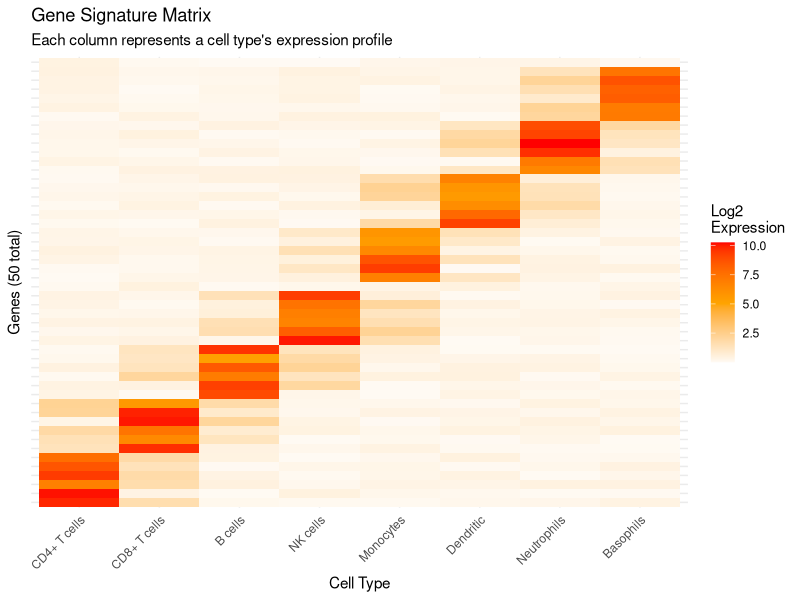
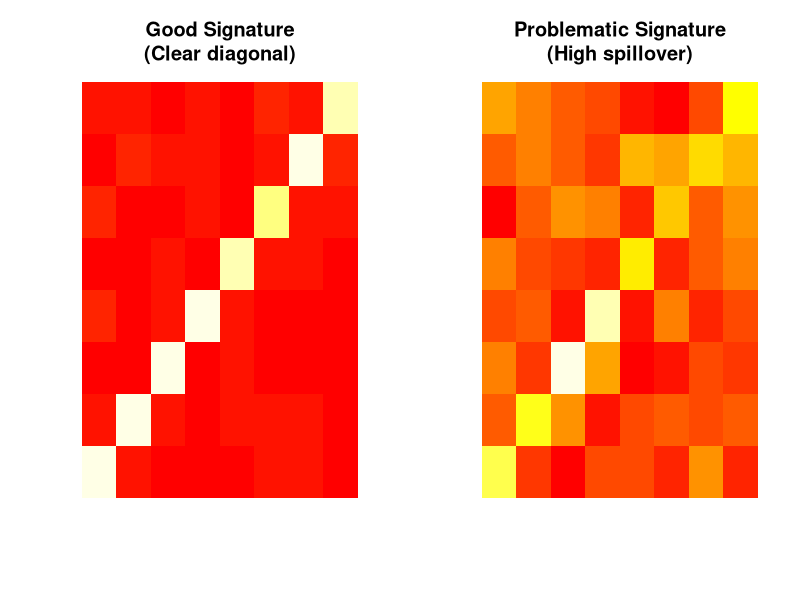
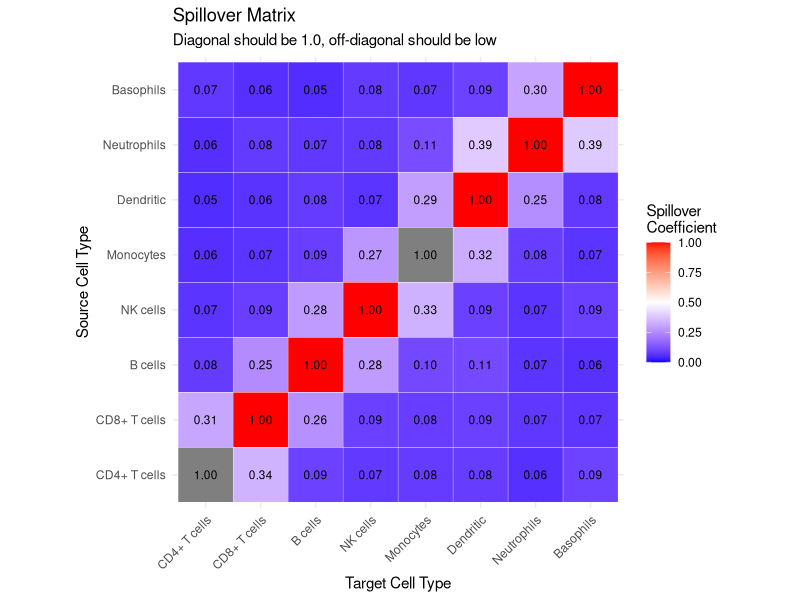
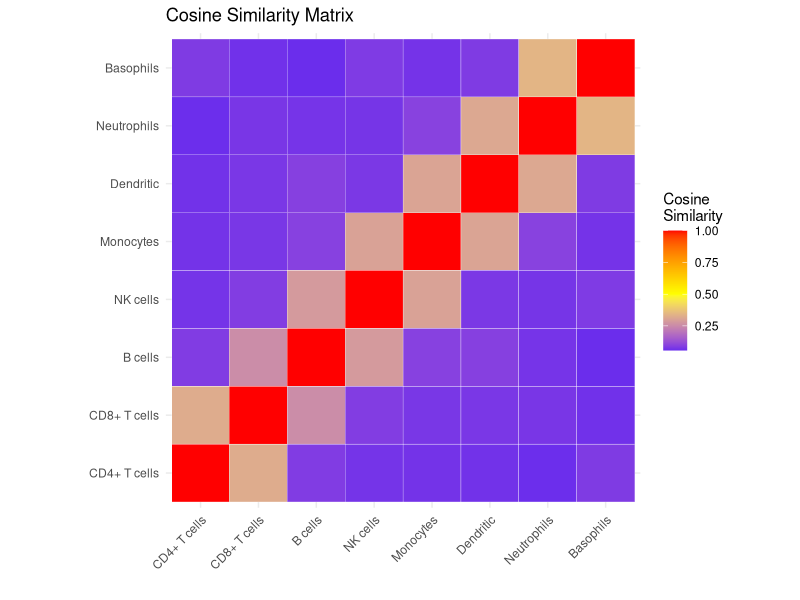
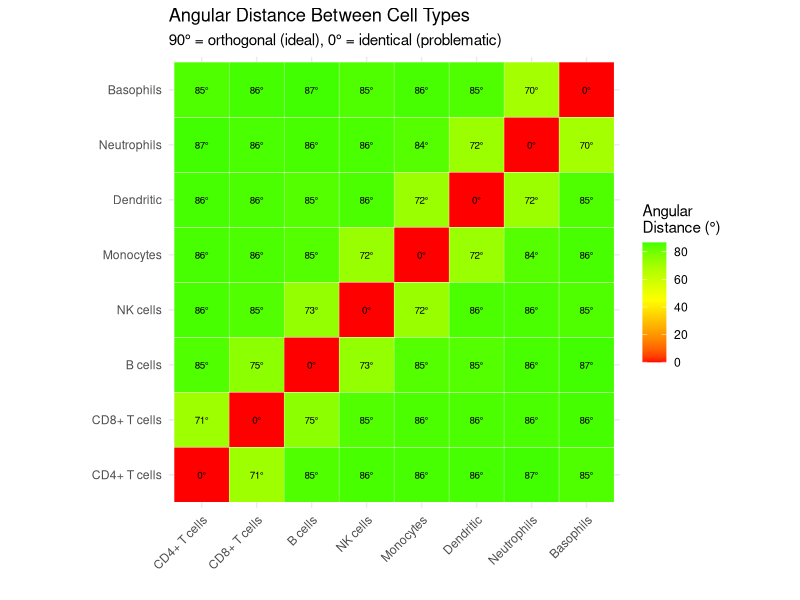
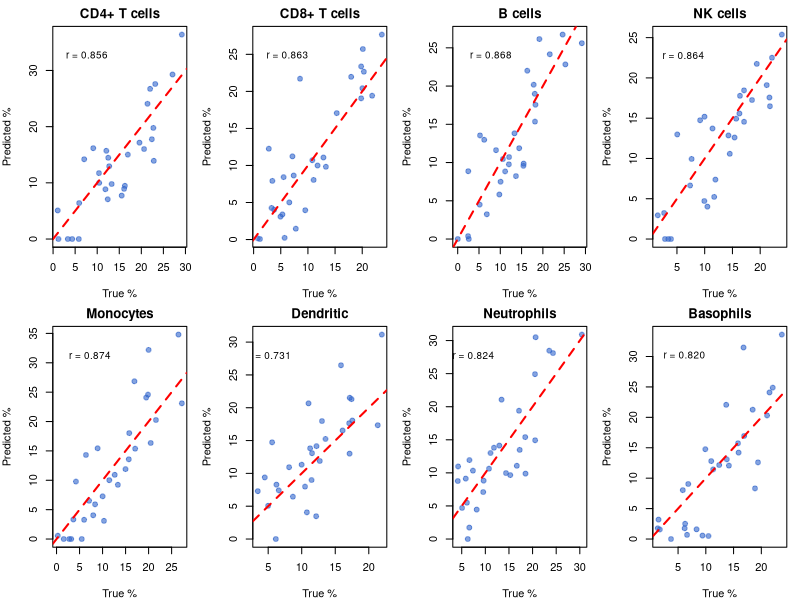
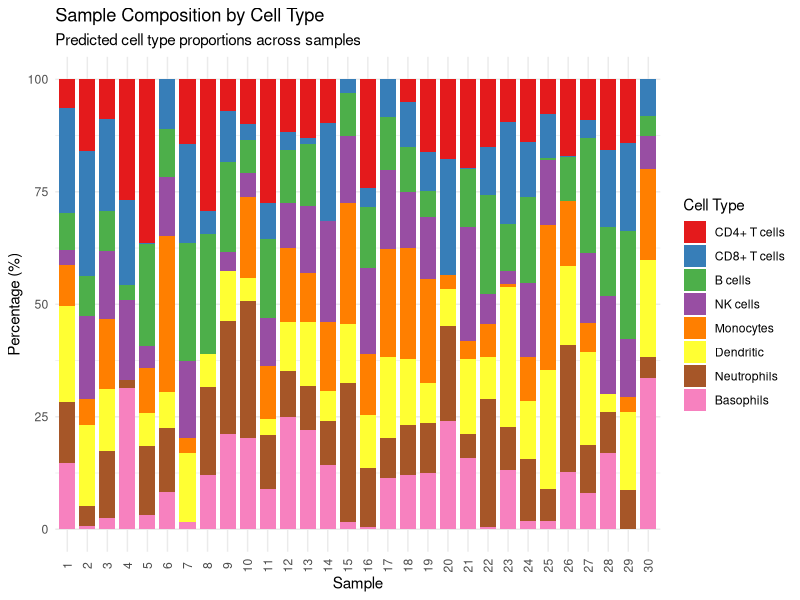
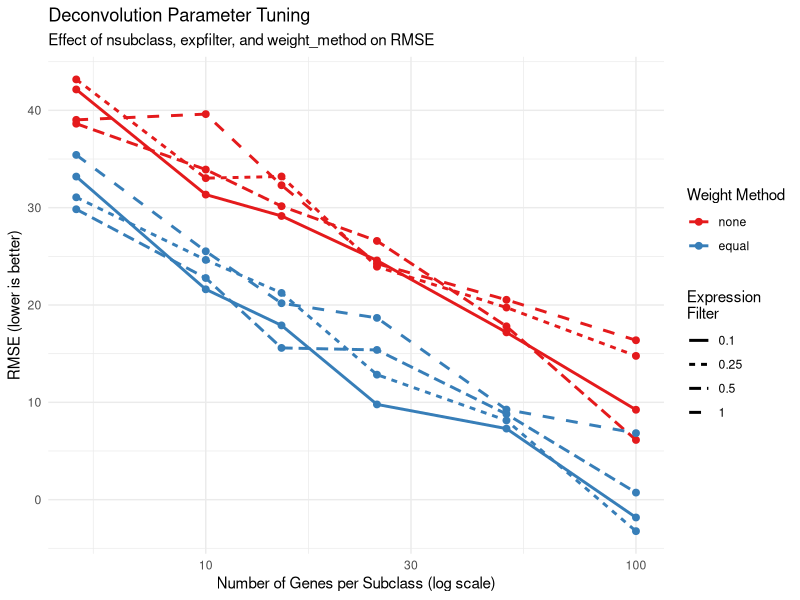

Source code (R) for these figures, in order:
## ---- chunk 1
knitr::opts_chunk$set(
  collapse = TRUE,
  comment = "#>",
  fig.width = 8,
  fig.height = 6,
  fig.align = "center",
  warning = FALSE,
  message = FALSE
)
## ---- chunk 2
# Conceptual demonstration with synthetic data
library(ggplot2)

# Create synthetic signature data
set.seed(42)
n_genes <- 50
n_types <- 8
type_names <- c("CD4+ T cells", "CD8+ T cells", "B cells", "NK cells",
                "Monocytes", "Dendritic", "Neutrophils", "Basophils")

# Generate signature with cell-type specific patterns
signature <- matrix(0, nrow = n_genes, ncol = n_types)
colnames(signature) <- type_names
rownames(signature) <- paste0("Gene", 1:n_genes)

# Each cell type gets specific marker genes
genes_per_type <- n_genes / n_types
for(i in 1:n_types) {
  start_idx <- (i-1) * genes_per_type + 1
  end_idx <- i * genes_per_type
  
  # High expression in target cell type
  signature[start_idx:end_idx, i] <- runif(genes_per_type, 5, 10)
  
  # Some spillover to related types
  if(i > 1) signature[start_idx:end_idx, i-1] <- runif(genes_per_type, 0, 2)
  if(i < n_types) signature[start_idx:end_idx, i+1] <- runif(genes_per_type, 0, 2)
}

# Add background noise
signature <- signature + matrix(runif(n_genes * n_types, 0, 0.5), 
                                nrow = n_genes, ncol = n_types)

# Visualize with ggplot2
sig_long <- reshape2::melt(signature)
colnames(sig_long) <- c("Gene", "CellType", "Expression")

ggplot(sig_long, aes(x = CellType, y = Gene, fill = Expression)) +
  geom_tile() +
  scale_fill_gradient2(low = "white", mid = "orange", high = "red",
                       midpoint = 5, name = "Log2\nExpression") +
  theme_minimal() +
  theme(axis.text.x = element_text(angle = 45, hjust = 1),
        axis.text.y = element_blank(),
        axis.ticks.y = element_blank()) +
  labs(title = "Gene Signature Matrix",
       subtitle = "Each column represents a cell type's expression profile",
       x = "Cell Type", y = "Genes (50 total)")
## ---- chunk 3
# Create diagnostic plots
par(mfrow = c(1, 2))

# Good signature: clear diagonal
good_sig <- diag(8) * 8 + matrix(runif(64, 0, 1), 8, 8)
image(good_sig, main = "Good Signature\n(Clear diagonal)", 
      col = heat.colors(20), axes = FALSE)

# Problematic signature: high spillover
bad_sig <- matrix(runif(64, 3, 6), 8, 8) + diag(8) * 3
image(bad_sig, main = "Problematic Signature\n(High spillover)", 
      col = heat.colors(20), axes = FALSE)

par(mfrow = c(1, 1))
## ---- chunk 4
# Calculate spillover matrix
calc_spillover <- function(S) {
  col_norms_sq <- colSums(S^2)
  spill <- t(S) %*% S
  sweep(spill, 2, col_norms_sq, "/")
}

spillover <- calc_spillover(signature)

# Visualize
spill_long <- reshape2::melt(spillover)
colnames(spill_long) <- c("From", "To", "Spillover")

ggplot(spill_long, aes(x = To, y = From, fill = Spillover)) +
  geom_tile(color = "white") +
  geom_text(aes(label = sprintf("%.2f", Spillover)), size = 3) +
  scale_fill_gradient2(low = "blue", mid = "white", high = "red",
                       midpoint = 0.5, limits = c(0, 1),
                       name = "Spillover\nCoefficient") +
  theme_minimal() +
  theme(axis.text.x = element_text(angle = 45, hjust = 1)) +
  labs(title = "Spillover Matrix",
       subtitle = "Diagonal should be 1.0, off-diagonal should be low",
       x = "Target Cell Type", y = "Source Cell Type") +
  coord_fixed()
## ---- chunk 5
# Calculate cosine similarity
calc_cosine <- function(S) {
  norms <- sqrt(colSums(S^2))
  sim <- t(S) %*% S / (norms %o% norms)
  return(sim)
}

cos_sim <- calc_cosine(signature)

# Convert to angles for interpretation
angles <- acos(pmin(cos_sim, 1)) * 180 / pi

# Visualize cosine similarity
cos_long <- reshape2::melt(cos_sim)
colnames(cos_long) <- c("TypeA", "TypeB", "Similarity")

p1 <- ggplot(cos_long, aes(x = TypeA, y = TypeB, fill = Similarity)) +
  geom_tile(color = "white") +
  scale_fill_gradient2(low = "blue", mid = "yellow", high = "red",
                       midpoint = 0.5, name = "Cosine\nSimilarity") +
  theme_minimal() +
  theme(axis.text.x = element_text(angle = 45, hjust = 1)) +
  labs(title = "Cosine Similarity Matrix",
       x = "", y = "") +
  coord_fixed()

print(p1)
## ---- chunk 6
# Visualize as angles
angle_long <- reshape2::melt(angles)
colnames(angle_long) <- c("TypeA", "TypeB", "Angle")

ggplot(angle_long, aes(x = TypeA, y = TypeB, fill = Angle)) +
  geom_tile(color = "white") +
  geom_text(aes(label = sprintf("%.0f°", Angle)), size = 2.5) +
  scale_fill_gradient2(low = "red", mid = "yellow", high = "green",
                       midpoint = 45, name = "Angular\nDistance (°)") +
  theme_minimal() +
  theme(axis.text.x = element_text(angle = 45, hjust = 1)) +
  labs(title = "Angular Distance Between Cell Types",
       subtitle = "90° = orthogonal (ideal), 0° = identical (problematic)",
       x = "", y = "") +
  coord_fixed()
## ---- chunk 7
# Simulate deconvolution results
set.seed(123)
n_samples <- 30

# True proportions (ground truth)
true_props <- matrix(runif(n_samples * n_types), nrow = n_samples, ncol = n_types)
true_props <- true_props / rowSums(true_props) * 100
colnames(true_props) <- type_names

# Predicted proportions (with some error)
pred_props <- true_props + matrix(rnorm(n_samples * n_types, 0, 5), 
                                   nrow = n_samples, ncol = n_types)
pred_props[pred_props < 0] <- 0
pred_props <- pred_props / rowSums(pred_props) * 100
colnames(pred_props) <- type_names

# Create comparison plots
par(mfrow = c(2, 4), mar = c(4, 4, 2, 1))
for(i in 1:n_types) {
  plot(true_props[, i], pred_props[, i],
       xlab = "True %", ylab = "Predicted %",
       main = type_names[i],
       pch = 19, col = rgb(0.2, 0.4, 0.8, 0.6))
  abline(0, 1, col = "red", lty = 2, lwd = 2)
  
  # Add correlation
  r <- cor(true_props[, i], pred_props[, i])
  text(max(true_props[, i]) * 0.1, max(pred_props[, i]) * 0.9,
       sprintf("r = %.3f", r), adj = 0, cex = 0.9)
}
par(mfrow = c(1, 1))
## ---- chunk 8
# Calculate performance metrics
metrics <- data.frame(
  CellType = type_names,
  Pearson_R = sapply(1:n_types, function(i) cor(true_props[,i], pred_props[,i])),
  RMSE = sapply(1:n_types, function(i) sqrt(mean((true_props[,i] - pred_props[,i])^2))),
  MAE = sapply(1:n_types, function(i) mean(abs(true_props[,i] - pred_props[,i])))
)

# Format nicely
metrics$Pearson_R <- round(metrics$Pearson_R, 3)
metrics$RMSE <- round(metrics$RMSE, 2)
metrics$MAE <- round(metrics$MAE, 2)

knitr::kable(metrics, caption = "Deconvolution Performance Metrics")
## ---- chunk 9
# Prepare data for stacked bar chart
library(reshape2)

pred_long <- melt(pred_props)
colnames(pred_long) <- c("Sample", "CellType", "Percentage")
pred_long$Sample <- factor(pred_long$Sample, levels = 1:n_samples)

# Color palette
colors <- c("#E41A1C", "#377EB8", "#4DAF4A", "#984EA3", 
            "#FF7F00", "#FFFF33", "#A65628", "#F781BF")

ggplot(pred_long, aes(x = Sample, y = Percentage, fill = CellType)) +
  geom_bar(stat = "identity", width = 0.8) +
  scale_fill_manual(values = colors, name = "Cell Type") +
  theme_minimal() +
  theme(axis.text.x = element_text(angle = 90, vjust = 0.5)) +
  labs(title = "Sample Composition by Cell Type",
       subtitle = "Predicted cell type proportions across samples",
       x = "Sample", y = "Percentage (%)")
## ---- chunk 10
# Simulate tuning results
tune_results <- expand.grid(
  nsubclass = c(5, 10, 15, 25, 50, 100),
  expfilter = c(0.1, 0.25, 0.5, 1.0),
  weight_method = c("none", "equal")
)

# Simulated RMSE (lower is better)
set.seed(42)
tune_results$RMSE <- 50 - 10 * log(tune_results$nsubclass) + 
                      5 * tune_results$expfilter +
                      ifelse(tune_results$weight_method == "equal", -5, 5) +
                      rnorm(nrow(tune_results), 0, 2)

# Visualize
ggplot(tune_results, aes(x = nsubclass, y = RMSE, 
                         color = weight_method, linetype = factor(expfilter))) +
  geom_line(linewidth = 1) +
  geom_point(size = 2) +
  scale_x_log10() +
  scale_color_manual(values = c("none" = "#E41A1C", "equal" = "#377EB8"),
                     name = "Weight Method") +
  scale_linetype_discrete(name = "Expression\nFilter") +
  theme_minimal() +
  labs(title = "Deconvolution Parameter Tuning",
       subtitle = "Effect of nsubclass, expfilter, and weight_method on RMSE",
       x = "Number of Genes per Subclass (log scale)",
       y = "RMSE (lower is better)")
## ---- chunk 11
# Simulate residuals
set.seed(456)
n_genes_sig <- 100
residuals <- rnorm(n_genes_sig, 0, 1)
fitted_values <- runif(n_genes_sig, 0, 10)
studentized <- residuals / sd(residuals)

par(mfrow = c(2, 2), mar = c(4, 4, 2, 1))

# Residuals vs Fitted
plot(fitted_values, residuals,
     xlab = "Fitted Values", ylab = "Residuals",
     main = "Residuals vs Fitted",
     pch = 19, col = rgb(0.2, 0.4, 0.8, 0.5))
abline(h = 0, col = "red", lty = 2)

# Q-Q Plot
qqnorm(studentized, main = "Normal Q-Q Plot",
       pch = 19, col = rgb(0.2, 0.4, 0.8, 0.5))
qqline(studentized, col = "red")

# Histogram of residuals
hist(residuals, breaks = 20, main = "Distribution of Residuals",
     xlab = "Residual", col = rgb(0.2, 0.4, 0.8, 0.7), border = "white")

# Studentized residuals
plot(1:n_genes_sig, studentized,
     xlab = "Gene Index", ylab = "Studentized Residual",
     main = "Studentized Residuals",
     pch = 19, col = ifelse(abs(studentized) > 3, "red", rgb(0.2, 0.4, 0.8, 0.5)))
abline(h = c(-3, 3), col = "red", lty = 2)

par(mfrow = c(1, 1))
## ---- chunk 12
# Recommended color palettes
palettes <- list(
  "Cell Types" = c("#E41A1C", "#377EB8", "#4DAF4A", "#984EA3", 
                   "#FF7F00", "#FFFF33", "#A65628", "#F781BF"),
  "Sequential" = colorRampPalette(c("white", "orange", "red"))(9),
  "Diverging" = colorRampPalette(c("blue", "white", "red"))(9)
)

par(mfrow = c(3, 1), mar = c(1, 8, 2, 1))
for(name in names(palettes)) {
  image(matrix(1:length(palettes[[name]]), nrow = 1), 
        col = palettes[[name]], axes = FALSE)
  mtext(name, side = 2, las = 1, line = 1)
}
par(mfrow = c(1, 1))
## ---- chunk 13
sessionInfo()
